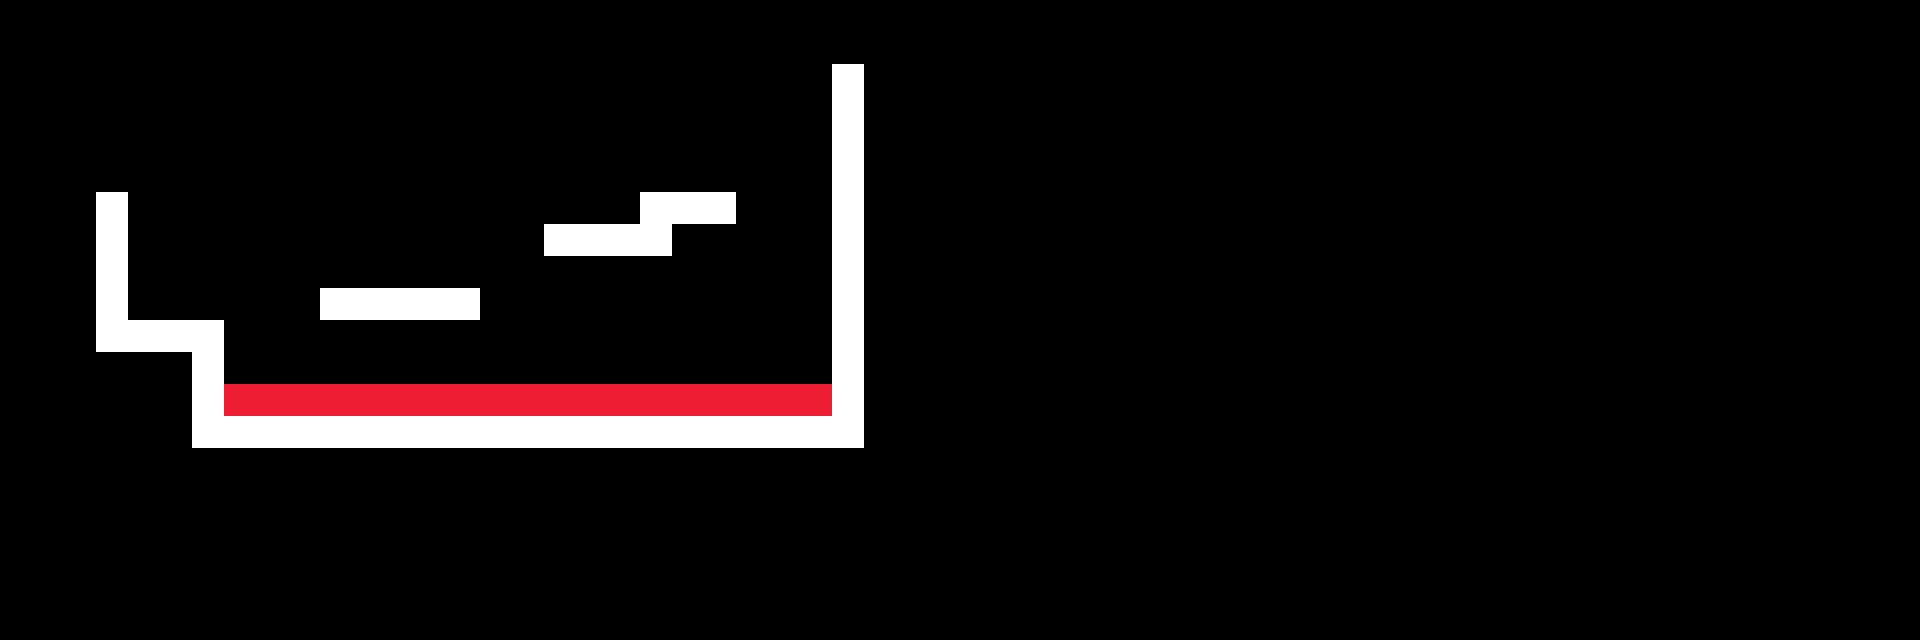

Tiled map render using the project's own tile images. Description and the map definition, with tile-layer contents summarised, below:
An orthogonal 60x20 tile map with 32x32 px tiles, 2 tile layers (walls, lava) and 10 objects.

<map version="1.0" orientation="orthogonal" width="60" height="20" tilewidth="32" tileheight="32">
 <tileset firstgid="1" name="tileset" tilewidth="32" tileheight="32">
  <image source="../img/tileset.png" width="160" height="32" />
 </tileset>
 <layer name="walls" width="60" height="20">
  <data>[1200 cells, 54 non-empty, 1 distinct tile ids]</data>
 </layer>
 <objectgroup name="coins" width="60" height="20">
  <object gid="4" x="353" y="251" />
  <object gid="4" x="426" y="256" />
  <object gid="4" x="563" y="185" />
  <object gid="4" x="668" y="141" />
 </objectgroup>
 <objectgroup name="player" width="60" height="20">
  <object gid="5" x="135" y="284" />
 </objectgroup>
 <objectgroup name="moving_lava" width="60" height="20">
  <object gid="3" x="224" y="416" />
  <object gid="3" x="256" y="416" />
  <object gid="3" x="289" y="416" />
  <object gid="3" x="319" y="417" />
  <object gid="2" x="798" y="105" />
 </objectgroup>
 <layer name="lava" width="60" height="20">
  <data>[1200 cells, 19 non-empty, 1 distinct tile ids]</data>
 </layer>
</map>